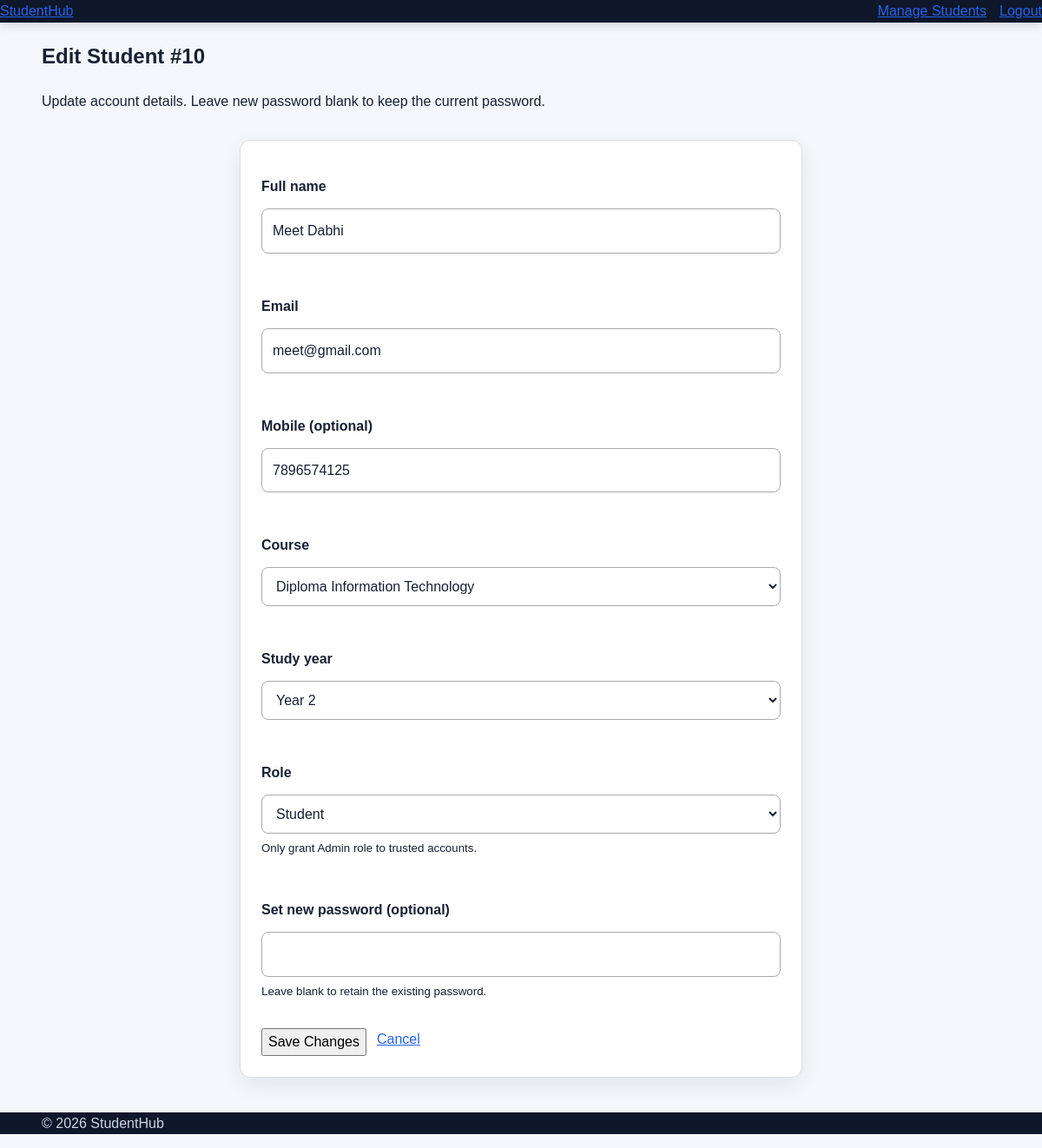
The page /StudentHub-11/admin/student-edit.php?id=10 (signed in) on the database its author committed.
### tables this page shows
CREATE TABLE `students` (
  `student_id` int(10) UNSIGNED NOT NULL,
  `full_name` varchar(100) NOT NULL,
  `email` varchar(150) NOT NULL,
  `mobile` varchar(15) DEFAULT NULL,
  `course` varchar(100) DEFAULT NULL,
  `study_year` tinyint(3) UNSIGNED DEFAULT NULL,
  `password_hash` varchar(255) DEFAULT NULL,
  `role` enum('admin','student') NOT NULL DEFAULT 'student',
  `created_at` timestamp NOT NULL DEFAULT current_timestamp()
);

### StudentHub-11/admin/student-edit.php (the view, shortened to what this page needs)
<?php
require_once __DIR__ . '/../config/auth.php';
function e_edit(string $value): string { return htmlspecialchars($value, ENT_QUOTES, 'UTF-8'); }
$id = filter_input(INPUT_GET, 'id', FILTER_VALIDATE_INT);
$get = $pdo->prepare('SELECT student_id, full_name, email, mobile, course, study_year, role FROM students WHERE student_id = :id LIMIT 1');
$get->execute(['id' => $id]);
$student = $get->fetch();
$name = (string)$student['full_name'];
$email = (string)$student['email'];
$mobile = (string)($student['mobile'] ?? '');
$course = (string)$student['course'];
$year = (string)$student['study_year'];
$courses = ['B.Tech Computer Science', 'B.Tech Information Technology', 'B.Tech AI & Machine Learning',
            'B.Tech Computer Engineering', 'Diploma Information Technology', 'Other'];
?>
<!doctype html><html lang="en"><head><meta charset="utf-8"><meta name="viewport" content="width=device-width,initial-scale=1">
<title>Edit Student - StudentHub</title><link rel="stylesheet" href="../css/style.css">
</head><body>
<header class="site-header"><div class="container nav-container"><a href="../index.html" class="logo">Student<span>Hub</span></a><nav class="main-nav"><a href="students.php">Manage Students</a><a href="../logout.php">Logout</a></nav></div></header>
<main><section class="page-header"><div class="container"><h1>Edit Student #<?= (int)$id ?></h1><p>Update account details. Leave new password blank to keep the current password.</p></div></section>
<div class="form-wrap"><div class="form-card">
<form method="post" action="student-edit.php?id=<?=(int)$id?>">
<div class="form-group"><label for="full_name">Full name</label><input id="full_name" name="full_name" value="<?=e_edit($name)?>" required minlength="3" maxlength="100"></div>
<div class="form-group"><label for="email">Email</label><input id="email" type="email" name="email" value="<?=e_edit($email)?>" required maxlength="150"></div>
<div class="form-group"><label for="mobile">Mobile (optional)</label><input id="mobile" name="mobile" value="<?=e_edit($mobile)?>" pattern="[0-9]{10,15}"></div>
<div class="form-group"><label for="course">Course</label><select id="course" name="course" required><?php foreach($courses as $c):?><option value="<?=e_edit($c)?>" <?=$course===$c?'selected':''?>><?=e_edit($c)?></option><?php endforeach;?></select></div>
<div class="form-group"><label for="study_year">Study year</label><select id="study_year" name="study_year" required><?php for($i=1;$i<=6;$i++):?><option value="<?=$i?>" <?=$year===(string)$i?'selected':''?>>Year <?=$i?></option><?php endfor;?></select></div>
<div class="form-group"><label for="role">Role</label><select id="role" name="role" required><option value="student" <?=$student['role']==='student'?'selected':''?>>Student</option><option value="admin" <?=$student['role']==='admin'?'selected':''?>>Admin</option></select><small>Only grant Admin role to trusted accounts.</small></div>
<div class="form-group"><label for="new_password">Set new password (optional)</label><input id="new_password" type="password" name="new_password" autocomplete="new-password"><small>Leave blank to retain the existing password.</small></div>
<div class="actions"><button class="btn btn-primary" type="submit">Save Changes</button><a class="btn-small" href="students.php">Cancel</a></div>
</form></div></div></main><footer class="site-footer"><div class="container"><p>&copy; <?=date('Y')?> StudentHub</p></div></footer><script src="../js/script.js"></script></body></html>

### StudentHub-11/css/style.css (style rules this page uses)
:root { --bg: #f4f7fb; --surface: #ffffff; --surface-light: #eef3f9; --text: #172033; --muted: #5d687a; --primary: #2563eb; --primary-hover: #1d4ed8; --border: #d9e1ec; --header: #0f172a; --header-text: #ffffff; --shadow: 0 8px 24px rgba(15, 23, 42, 0.08); }
* { box-sizing: border-box; }
html { scroll-behavior: smooth; }
body { margin: 0; font-family: Arial, Helvetica, sans-serif; background: var(--bg); color: var(--text); line-height: 1.6; transition: background-color 0.25s ease, color 0.25s ease; }
a { color: var(--primary); }
button, input, select, textarea { font: inherit; }
button { cursor: pointer; }
.site-header { background: var(--header); color: var(--header-text); position: sticky; top: 0; z-index: 1000; box-shadow: 0 3px 12px rgba(0, 0, 0, 0.15); }
.container { width: min(92%, 1200px); margin-inline: auto; }
main { min-height: 70vh; }
.card, .form-card, .info-card, .stat-card { background: var(--surface); border: 1px solid var(--border); border-radius: 12px; padding: 20px; box-shadow: var(--shadow); }
form { display: grid; gap: 16px; }
.form-group { display: grid; gap: 6px; }
label { font-weight: 700; }
input, select, textarea { width: 100%; padding: 11px 12px; border: 1px solid var(--border); border-radius: 8px; background: var(--surface); color: var(--text); }
.site-footer { background: var(--header); color: #cbd5e1; margin-top: 40px; }
.site-header .nav-container { display: flex !important; align-items: center !important; justify-content: space-between !important; flex-wrap: nowrap !important; width: 100%; }
.site-header .main-nav { display: flex !important; align-items: center !important; justify-content: flex-end !important; flex-wrap: nowrap !important; gap: 15px; }
.site-header .main-nav a { white-space: nowrap; }

### StudentHub-11/admin/student-edit.php (style rules this page uses)
.form-wrap { max-width:680px;margin:2rem auto;padding:0 1rem }
.form-card { padding:1.5rem;border:1px solid #ddd;border-radius:12px;background:var(--card-bg,#fff) }
.form-group { margin:1rem 0 }
.form-group label { display:block;margin-bottom:.4rem }
.form-group input,.form-group select { box-sizing:border-box;width:100%;padding:.75rem;border:1px solid #aaa;border-radius:8px }
.actions { display:flex;gap:.75rem;flex-wrap:wrap }

### rows shown on the page
students: full_name "Meet Dabhi", email "meet@gmail.com", mobile "7896574125", study_year "Year 2", role "Student"

### other values the page prints
$id "10"
form field course "Diploma Information Technology"
